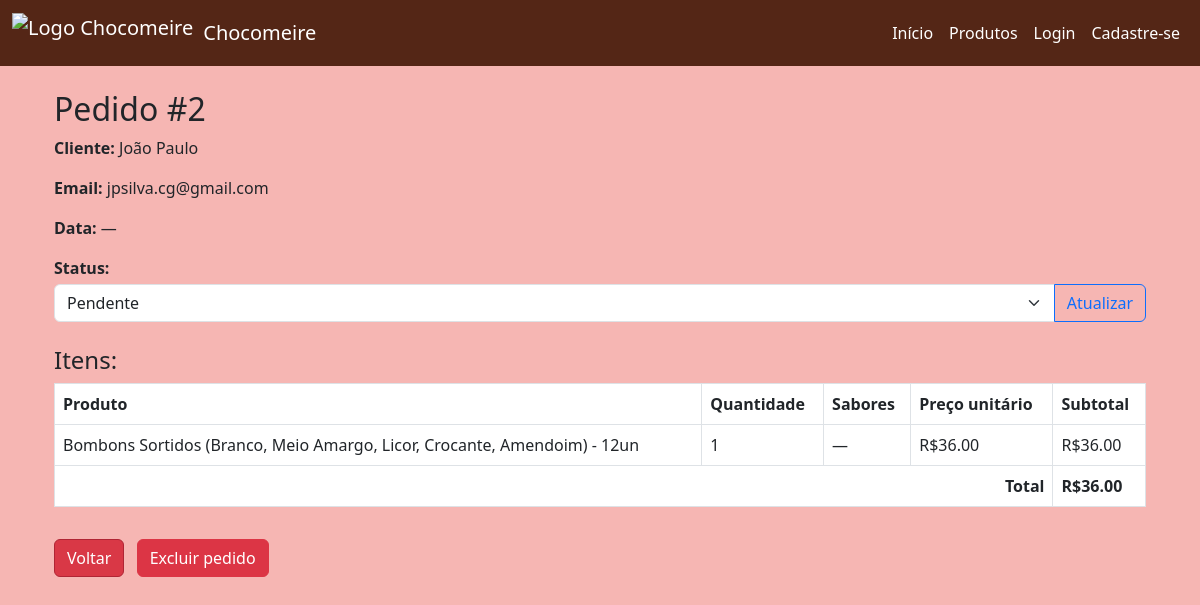
Page /admin/pedido/2 (signed in) on the committed database.
### models/pedido.py (models this page shows, shortened)
class Pedido(db.Model):
    id = db.Column(db.Integer, primary_key=True)
    cliente_id = db.Column(db.Integer, db.ForeignKey('cliente.id'), nullable=False)
    cliente = db.relationship('Cliente', backref='pedidos')  # ✅ relacionamento com cliente
    status = db.Column(db.String(50), default="Pendente")
    data_criacao = db.Column(db.DateTime, default=datetime.utcnow)  # ✅ campo de data
    itens = db.relationship('ItemPedido', backref='pedido', lazy=True, cascade="all, delete-orphan")

### models/cliente.py (models this page shows, shortened)
class Cliente(db.Model):
    id = db.Column(db.Integer, primary_key=True)
    nome = db.Column(db.String(100), nullable=False)
    email = db.Column(db.String(100), unique=True, nullable=False)

### models/produto.py (models this page shows, shortened)
class Produto(db.Model):
    id = db.Column(db.Integer, primary_key=True)
    nome = db.Column(db.String(100), nullable=False)
    preco = db.Column(db.Float, nullable=False)
    estoque = db.Column(db.Integer, nullable=False)
    imagem = db.Column(db.String(200), nullable=True)

### app.py (the view)
@app.route('/admin/pedido/<int:pedido_id>')
def admin_detalhes_pedido(pedido_id):
    if not is_admin():
        flash("Acesso restrito ao administrador!", "error")
        return redirect(url_for('home'))
    pedido = Pedido.query.get_or_404(pedido_id)
    cliente = pedido.cliente
    itens = ItemPedido.query.filter_by(pedido_id=pedido.id).all()
    produtos = []
    for item in itens:
        produto = Produto.query.get(item.produto_id)
        produtos.append({
            'nome': produto.nome,
            'quantidade': item.quantidade,
            'preco_unitario': produto.preco,
            'subtotal': item.quantidade * produto.preco,
            'sabores': item.sabores
        })
    total = sum(p['subtotal'] for p in produtos)
    return render_template("admin_pedido.html", pedido=pedido, cliente=cliente, produtos=produtos, total=total)

### app.py (called while the page is built)
def get_usuario_logado():
    if 'usuario_id' in session:
        return db.session.get(User, session['usuario_id'])
    return None

def is_admin():
    usuario = get_usuario_logado()
    return usuario and getattr(usuario, "is_admin", False)

### templates/admin_pedido.html (shortened to what this page needs)
{% extends 'base.html' %}
{% block content %}
<div class="container mt-4">
  <h2>Pedido #{{ pedido.id }}</h2>
  <p><strong>Cliente:</strong> {{ cliente.nome }}</p>
  <p><strong>Email:</strong> {{ cliente.email }}</p>
  <p><strong>Data:</strong> {{ pedido.data_criacao.strftime('%d/%m/%Y %H:%M') if pedido.data_criacao else '—' }}</p>
  <form method="POST" action="{{ url_for('atualizar_status_pedido', pedido_id=pedido.id) }}" class="mb-3">
    <label><strong>Status:</strong></label>
    <div class="input-group mt-1">
      <select name="status" class="form-select" required>
        <option value="Pendente" {% if pedido.status == 'Pendente' %}selected{% endif %}>Pendente</option>
      </select>
      <button type="submit" class="btn btn-outline-primary">Atualizar</button>
    </div>
  </form>
  <h4 class="mt-4">Itens:</h4>
  <table class="table table-bordered">
    <thead>
      <tr>
        <th>Produto</th>
        <th>Quantidade</th>
        <th>Sabores</th>
        <th>Preço unitário</th>
        <th>Subtotal</th>
      </tr>
    </thead>
    <tbody>
      {% for item in produtos %}
      <tr>
        <td>{{ item.nome }}</td>
        <td>{{ item.quantidade }}</td>
        <td>{{ item.sabores if item.sabores else '—' }}</td>
        <td>R${{ '%.2f'|format(item.preco_unitario) }}</td>
        <td>R${{ '%.2f'|format(item.subtotal) }}</td>
      </tr>
      {% endfor %}
    </tbody>
    <tfoot>
      <tr>
        <th colspan="4" class="text-end">Total</th>
        <th>R${{ '%.2f'|format(total) }}</th>
      </tr>
    </tfoot>
  </table>
  <a href="{{ url_for('admin_dashboard') }}" class="btn btn-secondary mt-3">Voltar</a>
  <form method="POST"
        action="{{ url_for('excluir_pedido', pedido_id=pedido.id) }}"
        onsubmit="return confirm('Tem certeza que deseja excluir este pedido?')"
        class="d-inline">
    <button type="submit" class="btn btn-danger mt-3 ms-2">Excluir pedido</button>
  </form>
</div>
{% endblock %}

### static/style.css (style rules this page uses)
body { background-color: #f6b6b3; }
.btn-secondary { background-color: #D93846; border-color: #b02534; color: #fff; }

### rows in the picture
Pedido: id "2", data_criacao "—", status "Pendente"
Cliente: nome "João Paulo", email "jpsilva.cg@gmail.com"
Produto: nome "Bombons Sortidos (Branco, Meio Amargo, Licor, Crocante, Amendoim) - 12un", quantidade "1", sabores "—", preco_unitario "36.00", subtotal "36.00"

### other values in the picture
{{ '%.2f'|format(total) }} "36.00"
